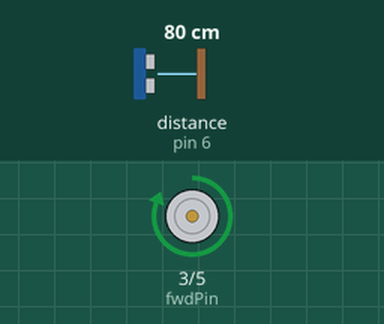
This sketch was run on a simulated Arduino Uno, built with avr-gcc and run on an emulated ATmega328P. On the bench: motor-driver pin pairs drawn as motors (green arrow = first pin HIGH = forward, orange = second pin HIGH = backward, longer = more drive). Wiring (inferred from the names in the program): ultrasonic range finder: trigger pin 2; echo pin 6. Inputs (shaded band) come from the test bench; at power-on: distance to the obstacle (sensor on pin 6) 80 cm. The echo pulse lasts 58.3 µs per cm; what the sketch prints to the serial monitor is not drawn.

Above: at 1.2 s.
1.3 s: distance to the obstacle (sensor on pin 6) set to 299 cm
Timing chart, 0 to 10.3 s (numbered marks = the images above; inputs shaded):
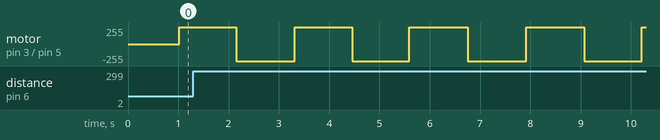

Measured:
- by itself, motor on pin 3 (fwdPin) / pin 5 (bwdPin): alternates forward 255/255 for 1.2 s and backward 255/255 for 1.2 s

The sketch:

pulsos.ino
```cpp
#define trigPin 2
#define echoPin 6
#define fwdPin 3
#define bwdPin 5

const float pulso_m=100;
const float zero_m=1000;

int t, i=0;
float distancia, duracion, salida, output;
double reg;

void setup() {
  Serial.begin(9600);
  pinMode (trigPin,OUTPUT);
  pinMode (echoPin,INPUT);
  pinMode (fwdPin,OUTPUT);
  pinMode (bwdPin,OUTPUT);
}

void loop() {
  t = millis();
  if(i==0 || i==2)
  {
    if(output!=0)
    {
      reg=t;
    }
     output = 0;
     if((reg+zero_m)<t)
     {
      i+=1;
     }
  }
  if(i==1)
  {
    if(output!=255)
    {
      reg=t;
    }
     output = 255;
     if((reg+pulso_m)<t)
     {
      i=2;
     }
  }
  if(i==3)
  {
    if(output!=-255)
    {
      reg=t;
    }
     output = -255;
     if((reg+pulso_m)<t)
     {
      i=0;
     }
  }


    Serial.print(output);
    Serial.print("\t");
    Serial.print(distancia);
    Serial.print("\t");
    Serial.println(t);


  if(output>0)
  {
    analogWrite(fwdPin,output);
    digitalWrite(bwdPin,LOW);
  }
  else if(output<0)
  {
    salida=abs(output);
    analogWrite(bwdPin,salida);
    digitalWrite(fwdPin,LOW);
  }

  digitalWrite (trigPin,HIGH);
  delayMicroseconds (1000);
  digitalWrite (trigPin,LOW);
  duracion = pulseIn(echoPin,HIGH);
  distancia=(duracion/2) / 29.1;
}
```
